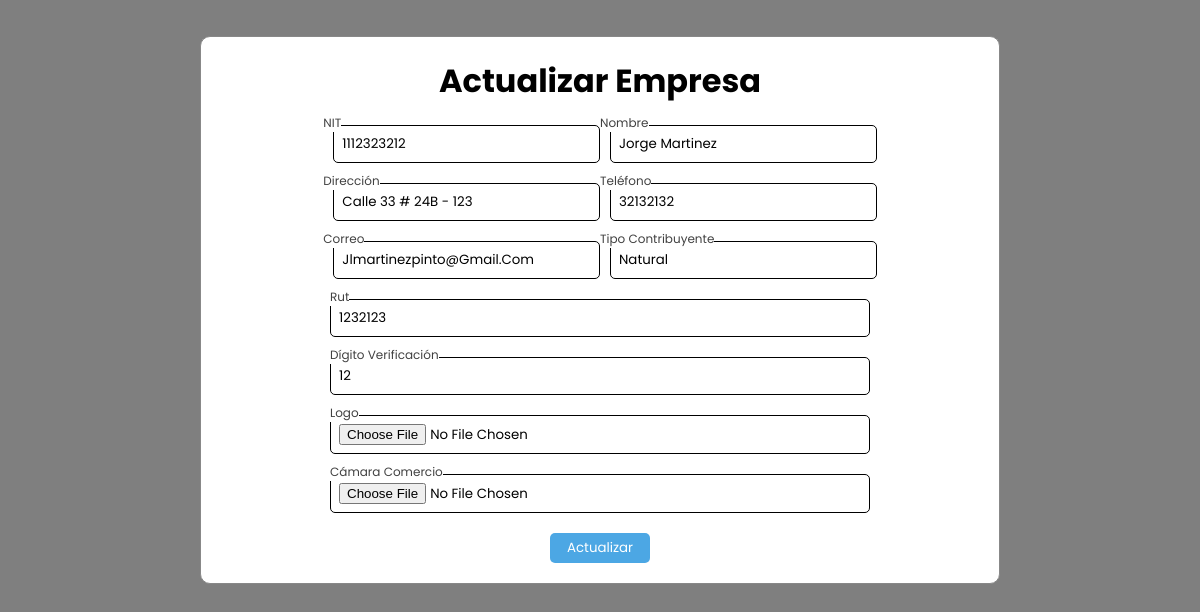
/vistas/editarEmpresa.php?id=1112323212, run on an earlier commit of the app's database.
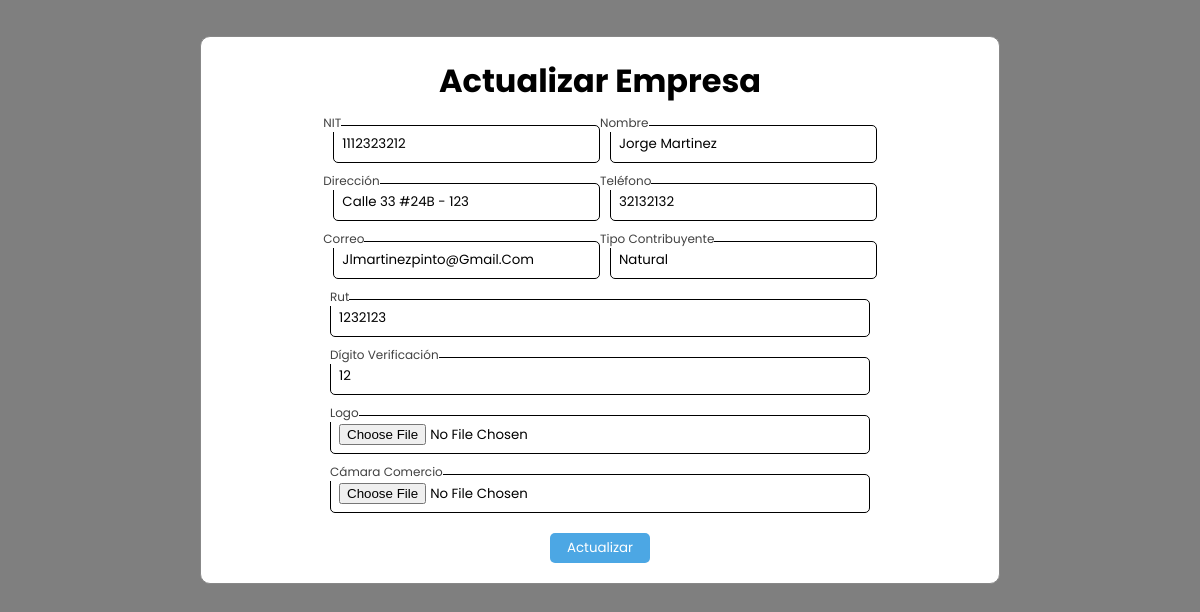
And on a later commit of the database.
### tables this page shows
CREATE TABLE `empresa` (
  `nit` varchar(50) NOT NULL,
  `tipoContribuyente` varchar(50) NOT NULL,
  `digitoVerificacion` varchar(9) NOT NULL,
  `nombre` varchar(50) NOT NULL,
  `telefono` varchar(15) NOT NULL,
  `correo` varchar(50) NOT NULL,
  `direccion` varchar(50) NOT NULL,
  `logo` varchar(50) NOT NULL,
  `rut` int(15) NOT NULL,
  `camaraComercio` varchar(50) NOT NULL
);

### conexion/conexion.php (called while the page is built, shortened)
<?php
class Conexion{
    private $dsn='mysql:host=localhost;dbname=baseNomina';
    private $usr='root';
    private $psw='';
    private $cnx;
public function __construct(){
    try {
        $this->cnx=new PDO($this->dsn,$this->usr,$this->psw);
    } catch (PDOException $th) {
        echo $th->getMessage();
    }
}
public function getCnx(){
    return $this->cnx;
}
}
?>

### dao/DaoEmpresaImp.php (called while the page is built, shortened)
<?php
require_once("../conexion/conexion.php");
include("../modelo/Empresa.php");
class DaoEmpresaImp extends Conexion implements DaoEmpresa
{
    public function traer($nit)
    {
        try {
            $stmt = $this->getCnx()->prepare("select * from empresa where nit = $nit");
            $stmt->execute();
            foreach ($stmt as $key) {
                $e = new Empresa(null, null, null, null, null, null, null, null, null, null);
                return $e;
            }
        } catch (PDOException $e) {
            $e->getMessage() . 'error en listar de DaoAprendizImpl';
        }
    }
}

### modelo/Empresa.php (called while the page is built, shortened)
<?php
class Empresa{
    private $tipoContribuyente;
    private $nit;
    private $digitoVerificacion;
    private $nombreEmpresa;
    private $telefonoEmpresa;
    private $correoEmpresa;
    private $direccionEmpresa;
    private $rut;
    public function __construct($tipoContribuyente, $digitoVerificacion, $nit, $nombreEmpresa, $telefonoEmpresa, $correoEmpresa, $direccionEmpresa,  $logo, $rut, $camaraComercio){
        $this->nit = $nit;
        $this->nombreEmpresa = $nombreEmpresa;
        $this->telefonoEmpresa = $telefonoEmpresa;
        $this->correoEmpresa = $correoEmpresa;
        $this->direccionEmpresa = $direccionEmpresa;
        $this->tipoContribuyente = $tipoContribuyente;
        $this->rut = $rut;
        $this->digitoVerificacion = $digitoVerificacion;
    }
    public function getTipoContribuyente(){
        return $this->tipoContribuyente;
    }
    public function getNit(){
        return $this->nit;
    }
    public function getDigitoVerificacion(){
        return $this->digitoVerificacion;
    }
    public function getNombreEmpresa(){
        return $this->nombreEmpresa;
    }
    public function getTelefonoEmpresa(){
        return $this->telefonoEmpresa;
    }
    public function getCorreoEmpresa(){
        return $this->correoEmpresa;
    }
    public function getDireccionEmpresa(){
        return $this->direccionEmpresa;
    }
    public function getRut(){
        return $this->rut;
    }
    public function setTipoContribuyente($tipoContribuyente){
        $this->tipoContribuyente = $tipoContribuyente;
    }
    public function setNit($nit){
        $this->nit = $nit;
    }
    public function setDigitoVerificacion($digitoVerificacion){
        $this->digitoVerificacion = $digitoVerificacion;
    }
    public function setNombreEmpresa($nombreEmpresa){
        $this->nombreEmpresa = $nombreEmpresa;
    }
    public function setTelefono($telefonoEmpresa){
        $this->telefonoEmpresa = $telefonoEmpresa;
    }
    public function setCorreo($correoEmpresa){
        $this->correoEmpresa = $correoEmpresa;
    }
    public function setDireccion($direccionEmpresa){
        $this->direccionEmpresa = $direccionEmpresa;
    }
    public function setRut($rut){
        $this->rut = $rut;
    }
}
?>

### vistas/editarEmpresa.php (the view, shortened to what this page needs)
<!DOCTYPE html>
<html lang="en">
<head>
    <link rel="stylesheet" href="../styles/modal.css">
</head>
<?php
require('../dao/DaoEmpresaImp.php');
$dao = new DaoEmpresaImp();
if (isset($_GET['id'])) {
    $nit = $_GET['id'];
    $Actualizar = $dao->traer($nit);
}
?>
<body>
    <div id="modal2" class="modal2">
        <div class="modal-content2">
            <h1>Actualizar Empresa</h1>
                    <form action="../controlador/controladorEditarEmpresa.php?id=<?php echo $Actualizar->getNit()?>" id="registration-form" class="form" method="POST" enctype="multipart/form-data">
                        <div class="flex">
                            <div class="form-group">
                                <input type="text" id="nit" name="nitUp" class="form-input" value="<?php echo $Actualizar->getNit() ?>" readonly required>
                                <label for="nit" class="logo">NIT</label>
                            </div>
                            <div class="form-group">
                                <input type="text" id="nombre" name="nombreUp" class="form-input" value="<?= $Actualizar->getNombreEmpresa() ?>" required>
                                <label for="nombre" class="heading">Nombre</label>
                            </div>
                        </div>
                        <div class="flex">
                            <div class="form-group">
                                <input type="text" id="direccion" name="direccionUp" class="form-input" value="<?= $Actualizar->getDireccionEmpresa() ?>" required>
                                <label for="direccion" class="heading">Dirección</label>
                            </div>
                            <div class="form-group">
                                <input type="text" id="telefono" name="telefonoUp" class="form-input" value="<?= $Actualizar->getTelefonoEmpresa() ?>" required>
                                <label for="telefono" class="heading">Teléfono</label>
                            </div>
                        </div>
                        <div class="flex">
                            <div class="form-group">
                                <input type="email" id="correo" name="correoUp" class="form-input" value="<?= $Actualizar->getCorreoEmpresa() ?>" required>
                                <label for="correo" class="heading">Correo</label>
                            </div>
                            <div class="form-group">
                                <input type="text" id="tipoContribuyente" name="tipoContribuyenteUp" class="form-input" value="<?= $Actualizar->getTipoContribuyente() ?>" required>
                                <label for="tipoContribuyente" class="heading">Tipo Contribuyente</label>
                            </div>
                        </div>
                        <div class="form-group">
                            <input type="text" id="rut" name="rutUp" class="form-input" value="<?= $Actualizar->getRut() ?>" required>
                            <label for="rut" class="heading">Rut</label>
                        </div>
                        <div class="form-group">
                            <input type="text" id="digitoVerificacion" name="digitoVerificacionUp" class="form-input" value="<?= $Actualizar->getDigitoVerificacion() ?>" required>
                            <label for="digitoVerificacion" class="heading">Dígito Verificación</label>
                        </div>
                        <div class="form-group">
                            <input type="file" id="logo" name="imagen" class="form-input">
                            <label for="logo" class="logo">Logo</label>
                        </div>
                        <div class="form-group">
                            <input type="file" id="camaraComercio" name="pdf" class="form-input">
                            <label for="camaraComercio" class="camaraComercio">Cámara Comercio</label>
                        </div>
                <input type="submit" value="Actualizar" class="Boton" name="bottonUp">
                    </form>
        </div>
    </div>
</body>
</html>

### styles/modal.css (style rules this page uses)
* { margin: 0; padding: 0; box-sizing: border-box; font-family: 'Poppins', sans-serif; text-decoration: none; text-transform: capitalize; transition: .2s linear; }
.modal2 { display: block; position: fixed; z-index: 3; left: 0; top: 0; width: 100%; height: 100%; overflow: auto; background-color: rgba(0,0,0,0.5); }
.form { display: flex; flex-direction: column; align-items: center; gap: 20px; }
.form-input { color: #000; background: transparent; border: 1px solid #000; border-radius: 5px; padding: 8px; outline: none; width: 40.5em; }
.flex .form-group .form-input { width: 20em; margin-left: 10px; padding: 8px; }
.form-group { display: flex; flex-direction: column; gap: 8px; color: #000; position: relative; }
.form-group label { position: absolute; top: 0; left: 10px; padding: 10px; pointer-events: none; transition: 0.5s; }
.form-group .logo { top: -16px; left: 0; background: #ffff padding-box; padding: 5px 0 0 0; color: #414141; font-size: 12px; }
.form-group input:focus ~ label, .form-group input:valid ~ label { top: -16px; left: 0; background: #ffff padding-box; padding: 5px 0 0 0; color: #414141; font-size: 12px; }
.Boton { border: none; background-color: #4ca7e4; height: 30px; width: 100px; border-radius: 5px; color: #ffff; cursor: pointer; }
.flex { display: flex; flex-direction: row; }
.modal-content, .modal-content2 { background-color: #ffff; margin: 3% auto; padding: 20px; border: 1px solid #888; width: 80%; max-width: 800px; border-radius: 10px; }
.modal-content h1, .modal-content2 h1 { text-align: center; margin-bottom: 20px; }
.modal-content form, .modal-content2 form { align-items: center; }

What changed in the data, as far as the page shows it:
changed empresa "1112323212": direccionUp "calle 33 # 24B - 123" → "calle 33 #24B - 123"
